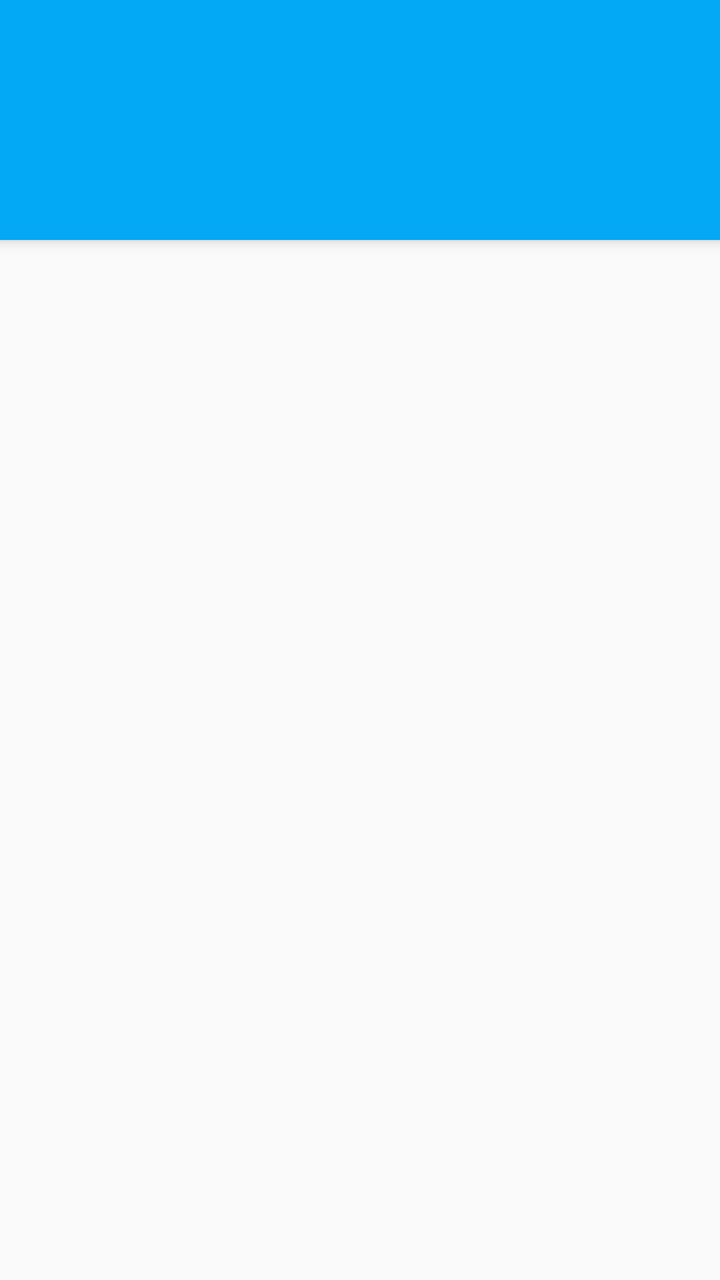
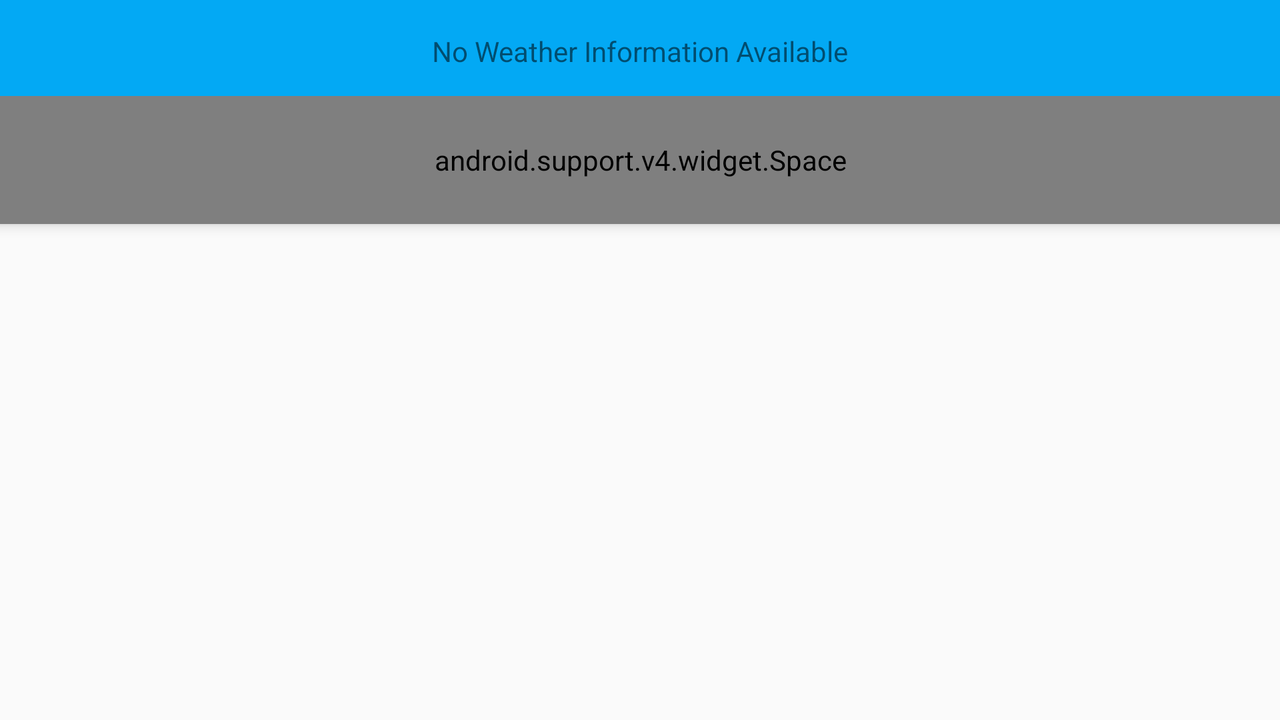

Compare how this app lays out the same screen by default and in its alternative resource folder. The renders come first, then the two layout files and the values they reference.
<!-- AndroidManifest.xml: activity theme AppTheme.Main -->
<!-- res/layout/fragment_main.xml -->
<FrameLayout
    xmlns:android="http://schemas.android.com/apk/res/android"
    xmlns:app="http://schemas.android.com/apk/res-auto"
    android:layout_width="match_parent"
    android:layout_height="match_parent">

    <android.support.design.widget.CoordinatorLayout
        android:id="@+id/col"
        android:layout_width="match_parent"
        android:layout_height="match_parent">

        <android.support.design.widget.AppBarLayout
            android:id="@+id/appbar"
            android:layout_width="match_parent"
            android:layout_height="wrap_content"
            android:theme="@style/ThemeOverlay.AppCompat.Dark.ActionBar"
            app:elevation="@dimen/appbar_elevation">

            <android.support.v7.widget.Toolbar
                android:id="@+id/toolbar"
                android:layout_width="match_parent"
                android:layout_height="wrap_content"
                android:elevation="0dp"
                app:layout_scrollFlags="scroll|enterAlways"
                app:theme="@style/ThemeOverlay.AppCompat.Dark.ActionBar">

                <ImageView
                    android:layout_width="wrap_content"
                    android:layout_height="?attr/listPreferredItemHeight"
                    android:layout_gravity="center_horizontal"
                    android:layout_marginTop="?attr/actionBarSize"
                    android:contentDescription="@string/app_name"
                    android:scaleType="center"
                    android:src="@drawable/ic_logo"/>
            </android.support.v7.widget.Toolbar>

        </android.support.design.widget.AppBarLayout>

        <android.support.v7.widget.RecyclerView
            android:id="@+id/recyclerview_forecast"
            android:layout_width="match_parent"
            android:layout_height="match_parent"
            app:layout_behavior="@string/appbar_scrolling_view_behavior"/>

        
        <TextView
            android:id="@+id/recyclerview_forecast_empty"
            android:layout_width="match_parent"
            android:layout_height="match_parent"
            android:gravity="center_horizontal"
            android:paddingBottom="@dimen/activity_vertical_margin"
            android:paddingEnd="@dimen/activity_horizontal_margin"
            android:paddingLeft="@dimen/activity_horizontal_margin"
            android:paddingRight="@dimen/activity_horizontal_margin"
            android:paddingStart="@dimen/activity_horizontal_margin"
            android:paddingTop="@dimen/activity_vertical_margin"
            android:text="@string/empty_forecast_list"
            app:layout_anchor="@+id/recyclerview_forecast"
            app:layout_anchorGravity="fill"/>

    </android.support.design.widget.CoordinatorLayout>

</FrameLayout>
<!-- resources referenced by this layout -->
<resources>
  <dimen name="activity_horizontal_margin">16dp</dimen>
  <dimen name="activity_vertical_margin">16dp</dimen>
  <dimen name="appbar_elevation">4dp</dimen>
  <string name="app_name">Sunshine</string>
  <string name="empty_forecast_list">No Weather Information Available</string>
  <!-- from res/values-v21/ -->
  <style name="AppTheme.Main" parent="@style/AppTheme">
          <item name="android:windowContentTransitions">true</item>
      </style>
  <style name="AppTheme" parent="@style/Theme.AppCompat.Light.NoActionBar">
          <item name="colorPrimary">@color/primary</item>
          <item name="colorPrimaryDark">@color/primary_dark</item>
          <item name="colorAccent">@color/accent</item>
          <item name="toolbarStyle">@style/Toolbar</item>
      </style>
  <color name="primary">#03A9F4</color>
  <color name="primary_dark">#0288D1</color>
  <color name="accent">#FFD740</color>
  <style name="Toolbar" parent="Widget.AppCompat.Toolbar">
          <item name="android:background">?attr/colorPrimary</item>
          <item name="popupTheme">@style/Theme.AppCompat.Light</item>
      </style>
</resources>
<!-- res/layout-land/fragment_main.xml (the repository's variant of the layout above) -->
<!-- drawn on the phone turned sideways -->
<RelativeLayout
    xmlns:android="http://schemas.android.com/apk/res/android"
    xmlns:app="http://schemas.android.com/apk/res-auto"
    android:layout_width="match_parent"
    android:layout_height="match_parent">

    <LinearLayout
        android:id="@+id/parallax_bar"
        android:layout_width="match_parent"
        android:layout_height="wrap_content"
        android:layout_alignParentTop="true"
        android:background="?attr/colorPrimary"
        android:elevation="@dimen/appbar_elevation"
        android:orientation="vertical">

        <android.support.v7.widget.Toolbar
            android:id="@+id/toolbar"
            android:layout_width="match_parent"
            android:layout_height="?attr/actionBarSize"
            android:elevation="0dp"
            app:popupTheme="@style/ThemeOverlay.AppCompat.Light"
            app:theme="@style/ThemeOverlay.AppCompat.Dark.ActionBar"/>

        <android.support.v4.widget.Space
            android:layout_width="match_parent"
            android:layout_height="?attr/listPreferredItemHeight"/>
    </LinearLayout>

    <include
        layout="@layout/fragment_main_base"
        android:layout_width="@dimen/landscape_forecast_view_width"
        android:layout_height="match_parent"
        android:layout_alignParentTop="true"
        android:layout_centerHorizontal="true"
        />

</RelativeLayout>
<!-- res/layout/fragment_main_base.xml (included above) -->
<FrameLayout xmlns:android="http://schemas.android.com/apk/res/android"
             xmlns:tools="http://schemas.android.com/tools"
             android:layout_width="match_parent"
             android:layout_height="match_parent"
             android:elevation="@dimen/appbar_elevation"
             tools:context="com.example.android.sunshine.ForecastFragment">

    <android.support.v7.widget.RecyclerView
        android:id="@+id/recyclerview_forecast"
        style="@style/ForecastListStyle"
        android:layout_width="match_parent"
        android:layout_height="match_parent"/>

    
    <TextView
        android:id="@+id/recyclerview_forecast_empty"
        android:layout_width="match_parent"
        android:layout_height="match_parent"
        android:gravity="center_horizontal"
        android:paddingBottom="@dimen/activity_vertical_margin"
        android:paddingEnd="@dimen/activity_horizontal_margin"
        android:paddingLeft="@dimen/activity_horizontal_margin"
        android:paddingRight="@dimen/activity_horizontal_margin"
        android:paddingStart="@dimen/activity_horizontal_margin"
        android:paddingTop="@dimen/activity_vertical_margin"
        android:text="@string/empty_forecast_list"/>

</FrameLayout>
<!-- resources referenced by the variant -->
<!-- as the phone turned sideways resolves them -->
<resources>
  <dimen name="activity_horizontal_margin">16dp</dimen>
  <dimen name="activity_vertical_margin">16dp</dimen>
  <dimen name="appbar_elevation">4dp</dimen>
  <dimen name="landscape_forecast_view_width">360dp</dimen>
  <string name="empty_forecast_list">No Weather Information Available</string>
  <style name="ForecastListStyle">
          
      </style>
  <!-- from res/values-v21/ -->
  <style name="AppTheme.Main" parent="@style/AppTheme">
          <item name="android:windowContentTransitions">true</item>
      </style>
  <style name="AppTheme" parent="@style/Theme.AppCompat.Light.NoActionBar">
          <item name="colorPrimary">@color/primary</item>
          <item name="colorPrimaryDark">@color/primary_dark</item>
          <item name="colorAccent">@color/accent</item>
          <item name="toolbarStyle">@style/Toolbar</item>
      </style>
  <color name="primary">#03A9F4</color>
  <color name="primary_dark">#0288D1</color>
  <color name="accent">#FFD740</color>
  <style name="Toolbar" parent="Widget.AppCompat.Toolbar">
          <item name="android:background">?attr/colorPrimary</item>
          <item name="popupTheme">@style/Theme.AppCompat.Light</item>
      </style>
</resources>
